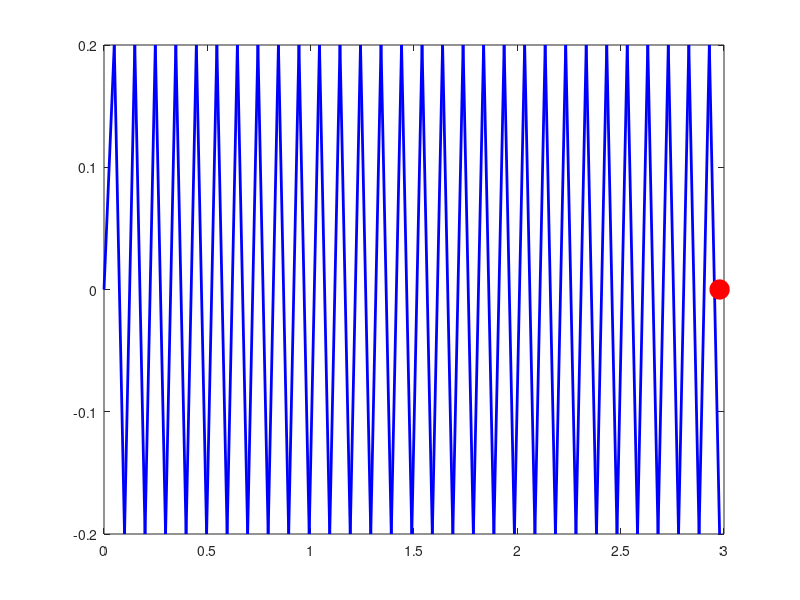

Recreate this plot in MATLAB.
% Параметры системы
A = 1;                % амплитуда (макс. отклонение)
k = 10;               % жёсткость пружины (Н/м)
m = 1;                % масса (кг)
omega = sqrt(k/m);    % угловая частота

L0 = 2;               % длина "спокойной" пружины
n_turns = 15;         % число витков пружины
amp_zigzag = 0.2;     % амплитуда зигзага (высота витков)

T = 10;               % общее время анимации (сек)
fps = 30;             % кадров в секунду

t = linspace(0, T, T*fps);  % вектор времени

% Настройка графика
figure;
axis equal;
axis([-10 10 -10 10]);
grid on;
title('Колебания пружины вдоль оси X');
xlabel('x');
ylabel('y');

for i = 1:length(t)
    % Положение груза в момент времени t(i)
    x_mass = L0 + A * cos(omega * t(i));

    % Построение пружины как зигзага от (0,0) до (x_mass, 0)
    x_spring = linspace(0, x_mass, 4 * n_turns + 1);
    y_spring = zeros(size(x_spring));
    for j = 2:2:length(x_spring)-1
        y_spring(j) = amp_zigzag;
        y_spring(j+1) = -amp_zigzag;
    end

    % Очистка и перерисовка
    cla;
    plot(x_spring, y_spring, 'b-', 'LineWidth', 2); hold on;

    % Рисуем груз
    plot(x_mass, 0, 'ro', 'MarkerSize', 14, 'MarkerFaceColor', 'r');

    drawnow;
end
